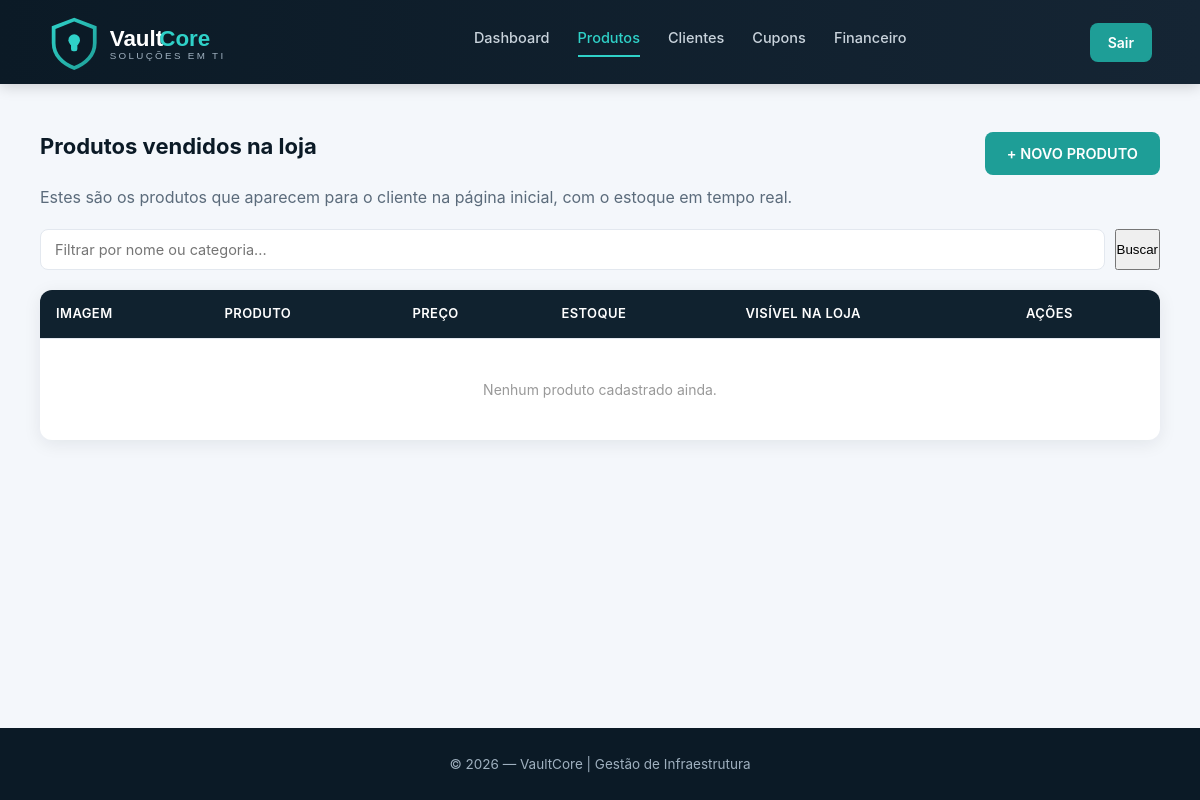
Before: /produtos.php (signed in) with the older database file.
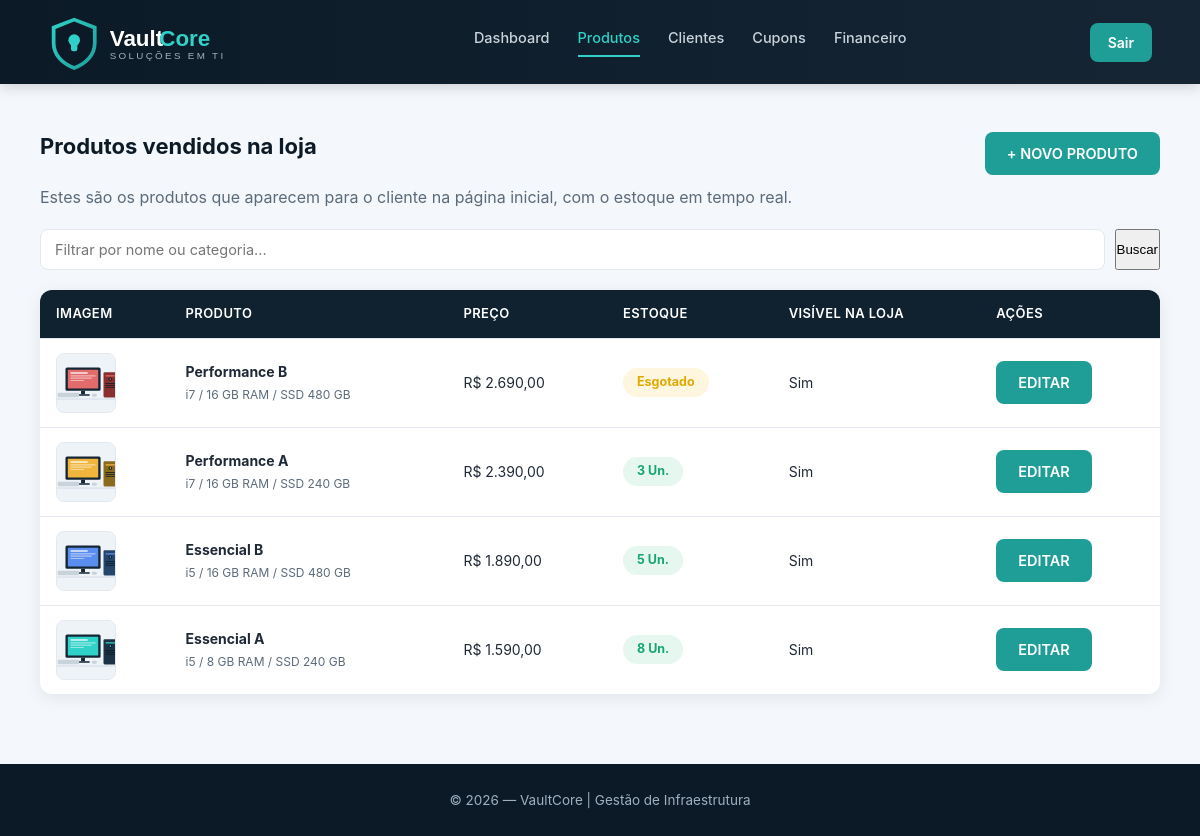
After: the same page with the newer database file.
### tables this page shows
CREATE TABLE IF NOT EXISTS produtos (
    id              INT AUTO_INCREMENT PRIMARY KEY,
    nome            VARCHAR(150) NOT NULL UNIQUE,
    descricao       TEXT,
    especificacoes  VARCHAR(255),       
    preco           DECIMAL(10,2) NOT NULL DEFAULT 0,
    estoque         INT NOT NULL DEFAULT 0,
    imagem          VARCHAR(255),
    categoria       VARCHAR(50) DEFAULT 'desktop',
    ativo           TINYINT(1) NOT NULL DEFAULT 1,
    criado_em       TIMESTAMP DEFAULT CURRENT_TIMESTAMP
);

### produtos.php (the view, shortened to what this page needs)
<?php
require __DIR__ . '/includes/config.php';
$busca = $_GET['busca'] ?? '';
$query = "SELECT * FROM produtos";
$query .= " ORDER BY id DESC";
$stmt = $pdo->prepare($query);
if ($busca !== '') {
    $stmt->execute(['busca' => "%$busca%"]);
} else {
    $stmt->execute();
}
$produtos = $stmt->fetchAll();
?>
<!DOCTYPE html>
<html lang="pt-br">
<head>
<link rel="stylesheet" href="assets/css/style.css">
</head>
<body>
<header>
    <div class="logo"><img src="assets/img/logo.svg" alt="VaultCore"></div>
    <nav>
        <a href="admin.php">Dashboard</a>
        <a href="produtos.php" class="ativo">Produtos</a>
        <a href="clientes.php">Clientes</a>
        <a href="cupons.php">Cupons</a>
        <a href="financeiro.php">Financeiro</a>
    </nav>
    <a href="admin.php?sair=1" class="logout-btn">Sair</a>
</header>
<main>
    <div class="header-acoes">
        <h2>Produtos vendidos na loja</h2>
        <a href="cadastro-produto.php" class="btn-novo">+ NOVO PRODUTO</a>
    </div>
    <p class="sub" style="margin-top:-14px; margin-bottom:20px;">
        Estes são os produtos que aparecem para o cliente na página inicial, com o estoque em tempo real.
    </p>
    <div class="search-box">
        <form method="get" style="display: flex; width: 100%; gap: 10px;">
            <input type="text" name="busca" placeholder="Filtrar por nome ou categoria..." value="<?= htmlspecialchars($busca) ?>">
            <button type="submit">Buscar</button>
        </form>
    </div>
    <table>
        <thead>
            <tr>
                <th>Imagem</th>
                <th>Produto</th>
                <th>Preço</th>
                <th>Estoque</th>
                <th>Visível na loja</th>
                <th>Ações</th>
            </tr>
        </thead>
        <tbody>
            <?php if (count($produtos) > 0): ?>
                <?php foreach ($produtos as $p): ?>
                <tr>
                    <td data-label="Imagem">
                        <img src="<?= htmlspecialchars($p['imagem'] ?: 'assets/img/pc-essencial-a.svg') ?>" class="img-tec">
                    </td>
                    <td data-label="Produto">
                        <strong><?= htmlspecialchars($p["nome"]) ?></strong>
                        <span class="info-secundaria"><?= htmlspecialchars($p["especificacoes"]) ?></span>
                    </td>
                    <td data-label="Preço">R$ <?= number_format($p['preco'], 2, ',', '.') ?></td>
                    <td data-label="Estoque">
                        <span class="status <?= $p['estoque'] > 0 ? 'disponivel' : 'locado' ?>">
                            <?= $p['estoque'] > 0 ? $p['estoque'] . ' un.' : 'Esgotado' ?>
                        </span>
                    </td>
                    <td data-label="Visível"><?= $p['ativo'] ? 'Sim' : 'Não (oculto)' ?></td>
                    <td data-label="Ações">
                        <a href="editar-produto.php?id=<?= $p["id"] ?>" class="btn-editar">EDITAR</a>
                    </td>
                </tr>
                <?php endforeach; ?>
            <?php else: ?>
                <tr>
                    <td colspan="6" style="text-align:center; padding: 40px; color: #999;">Nenhum produto cadastrado ainda.</td>
                </tr>
            <?php endif; ?>
        </tbody>
    </table>
</main>
<footer>
    © 2026 — VaultCore | Gestão de Infraestrutura
</footer>
</body>
</html>

### assets/css/style.css (style rules this page uses)
:root { --azul-900: #0b1a26; --azul-800: #10222f; --azul-700: #152534; --azul-600: #1c3346; --ciano: #2fd1c8; --ciano-escuro: #1e9e97; --texto: #1f2937; --texto-suave: #5b6b7b; --fundo: #f4f7fb; --branco: #ffffff; --borda: #e3e8ef; --sucesso: #17a673; --sucesso-bg: #e5f7ef; --alerta: #e0a800; --alerta-bg: #fff6e0; --perigo: #e0483f; --perigo-bg: #fdeceb; --info: #2f8fd1; --info-bg: #e8f3fc; --raio: 12px; --raio-sm: 8px; --sombra: 0 4px 18px rgba(11, 26, 38, 0.08); --sombra-hover: 0 10px 28px rgba(11, 26, 38, 0.14); }
* { margin: 0; padding: 0; box-sizing: border-box; }
html, body { height: 100%; scroll-behavior: smooth; }
body { font-family: "Inter", "Segoe UI", Arial, sans-serif; background: var(--fundo); color: var(--texto); line-height: 1.5; display: flex; flex-direction: column; min-height: 100vh; }
a { color: inherit; }
img { max-width: 100%; display: block; }
header { position: fixed; top: 0; left: 0; width: 100%; min-height: 84px; background: linear-gradient(90deg, var(--azul-900), var(--azul-700)); display: flex; align-items: center; justify-content: space-between; padding: 0 48px; z-index: 1000; box-shadow: 0 2px 14px rgba(0,0,0,0.18); }
.logo { display: flex; align-items: center; gap: 12px; font-size: 22px; font-weight: 700; color: var(--branco); }
.logo img { height: 56px; width: auto; object-fit: contain; }
nav { display: flex; align-items: center; gap: 28px; flex-wrap: wrap; }
nav a { color: #c9d3dc; text-decoration: none; font-size: 14.5px; font-weight: 500; padding-bottom: 6px; border-bottom: 2px solid transparent; transition: 0.2s ease; white-space: nowrap; }
nav a.ativo { color: var(--ciano); border-bottom-color: var(--ciano); }
.logout-btn, .btn-sair { background: var(--ciano-escuro); color: var(--branco) !important; padding: 9px 18px; border-radius: var(--raio-sm); font-size: 14px; font-weight: 600; text-decoration: none; border: none; cursor: pointer; transition: 0.2s ease; }
main, .conteudo, .container { padding-top: 130px; padding-bottom: 70px; max-width: 1180px; margin: 0 auto; padding-left: 30px; padding-right: 30px; flex: 1; width: 100%; }
h2 { font-size: 22px; font-weight: 700; color: var(--azul-900); margin-bottom: 14px; }
p.sub, .subtitulo, .conteudo p, .cliente-header p { color: var(--texto-suave); }
.btn, .btn-entrar, .btn-login, .btn-admin, .btn-cliente, .btn-novo, .btn-add, .btn-save, .btn-editar, .btn-abrir, .btn-enviar, .btn-ver, .btn-detalhes, .btn-escolha { display: inline-block; background: var(--ciano-escuro); color: var(--branco) !important; border: none; padding: 11px 22px; border-radius: var(--raio-sm); font-size: 14.5px; font-weight: 600; text-decoration: none; cursor: pointer; transition: 0.2s ease; text-align: center; }
input, select, textarea, .form-group input, .form-group textarea { width: 100%; padding: 11px 14px; border: 1.5px solid var(--borda); border-radius: var(--raio-sm); font-size: 14.5px; font-family: inherit; color: var(--texto); background: var(--branco); transition: 0.2s ease; }
.search-box { display: flex; gap: 10px; margin-bottom: 20px; flex-wrap: wrap; }
.search-box input, .search-box select { flex: 1; min-width: 180px; }
.search-box button { flex-shrink: 0; }
table { width: 100%; border-collapse: collapse; background: var(--branco); border-radius: var(--raio); overflow: hidden; box-shadow: var(--sombra); margin-top: 10px; }
th, td { padding: 14px 16px; text-align: left; font-size: 14px; border-bottom: 1px solid var(--borda); }
th { background: var(--azul-800); color: var(--branco); font-weight: 600; font-size: 13px; text-transform: uppercase; letter-spacing: 0.4px; }
tr:last-child td { border-bottom: none; }
.status, .status-pill, .btn-status { display: inline-block; padding: 5px 14px; border-radius: 999px; font-size: 12.5px; font-weight: 700; text-transform: capitalize; }
.disponivel, .aberto, .pago, .concluido { background: var(--sucesso-bg); color: var(--sucesso); }
.locado, .em_atendimento, .pendente { background: var(--alerta-bg); color: var(--alerta); }
footer { background: var(--azul-900); color: #9fb0bf; text-align: center; padding: 26px 20px; font-size: 13.5px; }
.img-tec { width: 60px; height: 60px; object-fit: cover; border-radius: var(--raio-sm); background: var(--fundo); border: 1px solid var(--borda); }
.header-acoes { display: flex; justify-content: space-between; align-items: center; margin-bottom: 22px; flex-wrap: wrap; gap: 12px; }
.info-secundaria { display: block; font-size: 12px; color: var(--texto-suave); margin-top: 4px; }

Changed rows visible on the page:
added produtos: imagem (picture), nome "Performance B", especificacoes "i7 / 16 GB RAM / SSD 480 GB", preco "2.690,00", estoque "Esgotado", ativo "Sim"
added produtos: imagem (picture), nome "Performance A", especificacoes "i7 / 16 GB RAM / SSD 240 GB", preco "2.390,00", estoque "3", ativo "Sim"
added produtos: imagem (picture), nome "Essencial B", especificacoes "i5 / 16 GB RAM / SSD 480 GB", preco "1.890,00", estoque "5", ativo "Sim"
added produtos: imagem (picture), nome "Essencial A", especificacoes "i5 / 8 GB RAM / SSD 240 GB", preco "1.590,00", estoque "8", ativo "Sim"
Other visible differences:
text no longer shown: "Nenhum produto cadastrado ainda."
